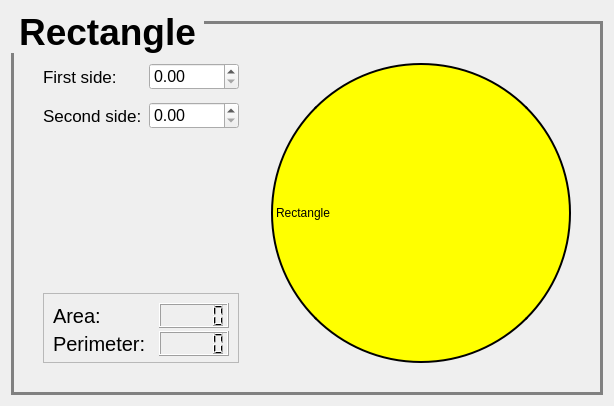
      <widget class="QWidget" name="RectanglePage">
       <layout class="QGridLayout" name="gridLayout_5">
        <item row="0" column="1">
         <widget class="QGroupBox" name="groupBox_5">
          <property name="font">
           <font>
            <pointsize>28</pointsize>
            <weight>75</weight>
            <bold>true</bold>
           </font>
          </property>
          <property name="styleSheet">
           <string notr="true">            QGroupBox::title {
                subcontrol-origin: margin;
                padding: 0 3px;
            } 
QGroupBox {
                font-weight: bold;
                border: 3px solid gray;
                margin-top: 10px;
            }</string>
          </property>
          <property name="title">
           <string>Rectangle</string>
          </property>
          <layout class="QGridLayout" name="gridLayout_9">
           <item row="5" column="1" colspan="2">
            <widget class="QFrame" name="frame_3">
             <property name="minimumSize">
              <size>
               <width>190</width>
               <height>50</height>
              </size>
             </property>
             <property name="maximumSize">
              <size>
               <width>240</width>
               <height>70</height>
              </size>
             </property>
             <property name="frameShape">
              <enum>QFrame::StyledPanel</enum>
             </property>
             <property name="frameShadow">
              <enum>QFrame::Plain</enum>
             </property>
             <layout class="QFormLayout" name="formLayout_3">
              <item row="0" column="0">
               <widget class="QLabel" name="rectangle_area_lbl">
                <property name="minimumSize">
                 <size>
                  <width>100</width>
                  <height>25</height>
                 </size>
                </property>
                <property name="maximumSize">
                 <size>
                  <width>120</width>
                  <height>30</height>
                 </size>
                </property>
                <property name="font">
                 <font>
                  <pointsize>15</pointsize>
                 </font>
                </property>
                <property name="text">
                 <string>Area:</string>
                </property>
               </widget>
              </item>
              <item row="1" column="0">
               <widget class="QLabel" name="rectangle_perimeter_lbl">
                <property name="minimumSize">
                 <size>
                  <width>100</width>
                  <height>25</height>
                 </size>
                </property>
                <property name="maximumSize">
                 <size>
                  <width>120</width>
                  <height>30</height>
                 </size>
                </property>
                <property name="font">
                 <font>
                  <pointsize>15</pointsize>
                 </font>
                </property>
                <property name="text">
                 <string>Perimeter:</string>
                </property>
               </widget>
              </item>
              <item row="0" column="1">
               <widget class="QLCDNumber" name="rectangle_area_lcd">
                <property name="minimumSize">
                 <size>
                  <width>70</width>
                  <height>25</height>
                 </size>
                </property>
                <property name="maximumSize">
                 <size>
                  <width>120</width>
                  <height>30</height>
                 </size>
                </property>
                <property name="font">
                 <font>
                  <pointsize>14</pointsize>
                 </font>
                </property>
               </widget>
              </item>
              <item row="1" column="1">
               <widget class="QLCDNumber" name="rectangle_perimeter_lcd">
                <property name="minimumSize">
                 <size>
                  <width>70</width>
                  <height>25</height>
                 </size>
                </property>
                <property name="maximumSize">
                 <size>
                  <width>120</width>
                  <height>30</height>
                 </size>
                </property>
                <property name="font">
                 <font>
                  <pointsize>14</pointsize>
                 </font>
                </property>
               </widget>
              </item>
             </layout>
            </widget>
           </item>
           <item row="3" column="1">
            <widget class="QLabel" name="label_8">
             <property name="minimumSize">
              <size>
               <width>100</width>
               <height>25</height>
              </size>
             </property>
             <property name="maximumSize">
              <size>
               <width>120</width>
               <height>30</height>
              </size>
             </property>
             <property name="font">
              <font>
               <pointsize>13</pointsize>
              </font>
             </property>
             <property name="text">
              <string>Second side:</string>
             </property>
            </widget>
           </item>
           <item row="6" column="4">
            <spacer name="horizontalSpacer_13">
             <property name="orientation">
              <enum>Qt::Horizontal</enum>
             </property>
             <property name="sizeHint" stdset="0">
              <size>
               <width>40</width>
               <height>20</height>
              </size>
             </property>
            </spacer>
           </item>
           <item row="1" column="2">
            <widget class="QDoubleSpinBox" name="rectangle_ds">
             <property name="minimumSize">
              <size>
               <width>90</width>
               <height>25</height>
              </size>
             </property>
             <property name="maximumSize">
              <size>
               <width>120</width>
               <height>30</height>
              </size>
             </property>
             <property name="font">
              <font>
               <pointsize>12</pointsize>
              </font>
             </property>
            </widget>
           </item>
           <item row="4" column="5">
            <spacer name="verticalSpacer_10">
             <property name="orientation">
              <enum>Qt::Vertical</enum>
             </property>
             <property name="sizeHint" stdset="0">
              <size>
               <width>20</width>
               <height>40</height>
              </size>
             </property>
            </spacer>
           </item>
           <item row="1" column="1">
            <widget class="QLabel" name="label_4">
             <property name="minimumSize">
              <size>
               <width>100</width>
               <height>25</height>
              </size>
             </property>
             <property name="maximumSize">
              <size>
               <width>120</width>
               <height>30</height>
              </size>
             </property>
             <property name="font">
              <font>
               <pointsize>13</pointsize>
              </font>
             </property>
             <property name="text">
              <string>First side:</string>
             </property>
            </widget>
           </item>
           <item row="4" column="3">
            <spacer name="verticalSpacer_12">
             <property name="orientation">
              <enum>Qt::Vertical</enum>
             </property>
             <property name="sizeHint" stdset="0">
              <size>
               <width>20</width>
               <height>40</height>
              </size>
             </property>
            </spacer>
           </item>
           <item row="3" column="2">
            <widget class="QDoubleSpinBox" name="rectangle_ds_3">
             <property name="minimumSize">
              <size>
               <width>90</width>
               <height>25</height>
              </size>
             </property>
             <property name="maximumSize">
              <size>
               <width>120</width>
               <height>30</height>
              </size>
             </property>
             <property name="font">
              <font>
               <pointsize>12</pointsize>
              </font>
             </property>
            </widget>
           </item>
           <item row="4" column="0">
            <spacer name="verticalSpacer_11">
             <property name="orientation">
              <enum>Qt::Vertical</enum>
             </property>
             <property name="sizeHint" stdset="0">
              <size>
               <width>20</width>
               <height>40</height>
              </size>
             </property>
            </spacer>
           </item>
           <item row="0" column="1" colspan="4">
            <spacer name="horizontalSpacer_12">
             <property name="orientation">
              <enum>Qt::Horizontal</enum>
             </property>
             <property name="sizeHint" stdset="0">
              <size>
               <width>525</width>
               <height>30</height>
              </size>
             </property>
            </spacer>
           </item>
           <item row="1" column="4" rowspan="5">
            <widget class="QLabel" name="Rectangle_lbl">
             <property name="minimumSize">
              <size>
               <width>300</width>
               <height>300</height>
              </size>
             </property>
             <property name="maximumSize">
              <size>
               <width>300</width>
               <height>300</height>
              </size>
             </property>
             <property name="styleSheet">
              <string notr="true">background-color: yellow;
border: 2px solid black;
border-radius: 150px; 
</string>
             </property>
             <property name="text">
              <string>Rectangle</string>
             </property>
            </widget>
           </item>
          </layout>
         </widget>
        </item>
       </layout>
      </widget>
